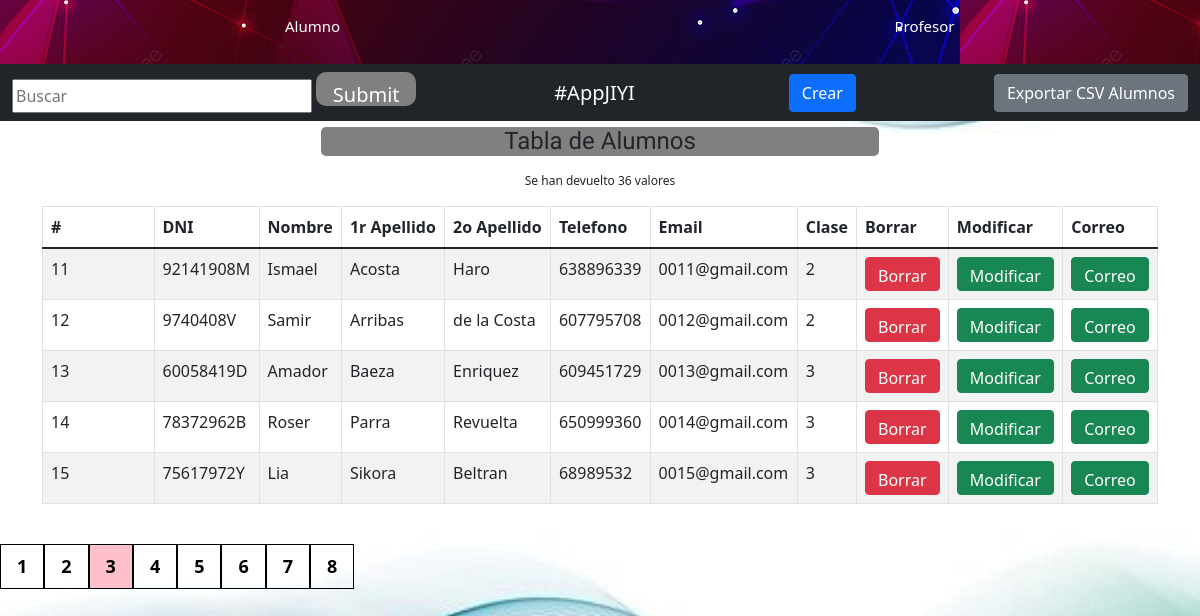
The app's page /tabla.php?page=3 with its own data.
### tables this page shows
CREATE TABLE IF NOT EXISTS tbl_alumne(
	id_alumne int(10) NOT NULL AUTO_INCREMENT,
	dni_alu varchar(9)NULL,
	nom_alu varchar(20) NOT NULL,
	cognom1_alu varchar(20)NULL,
	cognom2_alu varchar(20)NULL,
	telf_alu varchar(9)NULL,
	email_alu varchar(50)NULL,
	classe int(5) NOT NULL,
	constraint pk_alumne PRIMARY KEY (id_alumne)
);

### tabla.php (the view, shortened to what this page needs)
<!DOCTYPE html>
<html lang="en">
    <head>
        <link href="https://cdn.jsdelivr.net/npm/bootstrap@5.1.3/dist/css/bootstrap.min.css" rel="stylesheet">
        <link href="https://cdn.jsdelivr.net/npm/bootstrap@5.0.2/dist/css/bootstrap.min.css" rel="stylesheet">
        <link rel="stylesheet" href="./css/styles.css">
    </head>
    <body id="fondoBD">
        <div id="contSelector">
            <div id="selector" class="row">
                <a href="#" id="tabla_1" class="column-2">Alumno</a>
                <a href="#" id="tabla_2" class="column-2">Profesor</a>
            </div>
        </div>
        <div id="section_1">
            <section id="menuNavegacion">
                <nav class="navbar navbar-dark bg-dark">
                    <div class="container-fluid">
                        <form enctype="multipart/form-data" action="tabla.php?id=busqueda" method="post">
                <input type="text" class="color" id="buscar" name="buscar" placeholder="Buscar" style="width: 300px;">
                <input type="submit" class="boton btn-success btn-lg" name="mostrar" style="width: 100px;">
            </form>
                        <a class="navbar-brand" id="tituloMenu">#AppJIYI</a>
                        <a href="./cambios/crearUsuario.html" class="btn btn-primary" role="button" aira-disabled="true">Crear</a>
                        <div id="exportar_1">
                            <a href="./CSV/exportarAlumnosCSV.php"  class="btn btn-secondary" role="button" aria-disabled="true" id="botonExportar">Exportar CSV Alumnos</a>
                        </div>
                    </div>
                </nav>
            </section>
            <div class="base">
                <?php
                require_once "conexion.php";
                $sql = "SELECT * FROM tbl_alumne";
                $lista = mysqli_query($con,$sql);
                $contar = mysqli_num_rows($lista);
                $per_page_record = 5;
                if (isset($_GET["page"])) {
                    $page  = $_GET["page"];
                }
                else {
                    $page=1;
                }
                $start_from = ($page-1) * $per_page_record;
                $query = "SELECT * FROM tbl_alumne LIMIT $start_from, $per_page_record";
                $rs_result = mysqli_query ($con, $query);
                ?>
                <div class="container">
                    <div class="conTexto">
                        <h1 class="texto">Tabla de Alumnos</h1>
                        <p>
                            <?php
                                echo "<p class='textoPequeño'>Se han devuelto $contar valores</p>";
                            ?>
                        </p>
                    </div>
                    <table class="table table-striped table-condensed table-bordered">
                        <thead>
                            <tr>
                                <th width="10%">#</th>
                                <th>DNI</th>
                                <th>Nombre</th>
                                <th>1r Apellido</th>
                                <th>2o Apellido</th>
                                <th>Telefono</th>
                                <th>Email</th>
                                <th>Clase</th>
                                <th>Borrar</th>
                                <th>Modificar</th>
                                <th>Correo</th>
                            </tr>
                        </thead>
                        <tbody>
                        <?php
                        while ($row = mysqli_fetch_array($rs_result)) {
                        ?>
                        <tr>
                            <td><?php echo $row["id_alumne"]; ?></td>
                            <td><?php echo $row["dni_alu"]; ?></td>
                            <td><?php echo $row["nom_alu"]; ?></td>
                            <td><?php echo $row["cognom1_alu"]; ?></td>
                            <td><?php echo $row["cognom2_alu"]; ?></td>
                            <td><?php echo $row["telf_alu"]; ?></td>
                            <td><?php echo $row["email_alu"]; ?></td>
                            <td><?php echo $row["classe"]; ?></td>
                            <td><button class="btn btn-danger" onClick="window.location.href='./cambios/borrarUsuario.php?id=<?php echo $row['id_alumne']; ?>';" >Borrar</button></td>
                            <td><button class="btn btn-success" onClick="window.location.href='./cambios/modificarUsuarioAlumno.php?id=<?php echo $row['id_alumne']; ?>';" >Modificar</button></td>
                            <td><button class="btn btn-success" onClick="window.location.href='./cambios/correoalu.php?id=<?php echo $row['id_alumne']; ?>';" >Correo</button></td>
                        </tr>
                    <?php
                        };
                    ?>
                    </tbody>
                    </table>
                </div>
                <div class="pagination">
                    <?php
                        $query = "SELECT COUNT(*) FROM tbl_alumne";
                        $rs_result = mysqli_query($con, $query);
                        $row = mysqli_fetch_row($rs_result);
                        $total_records = $row[0];
                        $total_pages = ceil($total_records / $per_page_record);
                        $pagLink = "";
                        for ($i=1; $i<=$total_pages; $i++) {
                            if ($i == $page) {
                                $pagLink .= "<a class = 'active' href='tabla.php?page="
                                                                .$i."'>".$i." </a>";
                            }
                            else  {
                                $pagLink .= "<a href='tabla.php?page=".$i."'>
                                                                ".$i." </a>";
                            }
                        };
                        echo $pagLink;
                    ?>
                </div>
            </div>
        </div>
    </body>
</html>

### css/styles.css (style rules this page uses)
* { box-sizing: border-box; }
.row::after { content: ""; clear: both; display: table; }
p { border-radius: 5px; }
a { text-decoration: none; text-align: center; color: white; font-size: 1.25vw; }
.column-2 { width: 50%; padding-left: 4%; }
#tituloMenu { color: white; }
.boton { width: 75%; border-radius: 10px; margin-left: auto; margin-right: auto; border: none; background-color: grey; }
.base { padding-top: 0.50%; }
#contSelector { margin-left: auto; margin-right: auto; text-align: center; height: 8vh; background-image: url(../img/imagenFondo.jpg); }
#selector { padding-top: 15px; }
#fondoBD { background-image: url(../img/fondoBBDD.jpg); background-size: cover; background-position: center; background-repeat: no-repeat; height: 95vh; width: 100%; }
table { border-collapse: collapse; }
input, button { height: 34px; }
.pagination { display: inline-block; margin-left: auto; margin-right: auto; }
.pagination a { font-weight: bold; font-size: 18px; color: black; float: left; padding: 8px 16px; text-decoration: none; border: 1px solid black; }
.pagination a.active { background-color: pink; }
.conTexto { text-align: center; width: 50%; margin-left: auto; margin-right: auto; }
.texto { text-align: center; font-family: 'Ubuntu Condensed', sans-serif; background-color: gray; border-radius: 5px; font-size: 2vw; }
.textoPequeño { font-size: 1vw; }
h1 { font-size: 3vw; }

### records on screen
tbl_alumne: id_alumne "11", dni_alu "92141908M", nom_alu "Ismael", cognom1_alu "Acosta", cognom2_alu "Haro", telf_alu "638896339", email_alu "0011@gmail.com", classe "2"
tbl_alumne: id_alumne "12", dni_alu "9740408V", nom_alu "Samir", cognom1_alu "Arribas", cognom2_alu "de la Costa", telf_alu "607795708", email_alu "0012@gmail.com", classe "2"
tbl_alumne: id_alumne "13", dni_alu "60058419D", nom_alu "Amador", cognom1_alu "Baeza", cognom2_alu "Enriquez", telf_alu "609451729", email_alu "0013@gmail.com", classe "3"
tbl_alumne: id_alumne "14", dni_alu "78372962B", nom_alu "Roser", cognom1_alu "Parra", cognom2_alu "Revuelta", telf_alu "650999360", email_alu "0014@gmail.com", classe "3"
tbl_alumne: id_alumne "15", dni_alu "75617972Y", nom_alu "Lia", cognom1_alu "Sikora", cognom2_alu "Beltran", telf_alu "68989532", email_alu "0015@gmail.com", classe "3"

### other values on screen
$contar "36"
